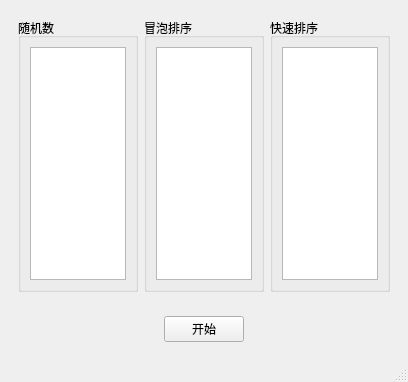
<?xml version="1.0" encoding="UTF-8"?>
<ui version="4.0">
 <class>MainWindow</class>
 <widget class="QMainWindow" name="MainWindow">
  <property name="geometry">
   <rect>
    <x>0</x>
    <y>0</y>
    <width>408</width>
    <height>382</height>
   </rect>
  </property>
  <property name="windowTitle">
   <string>MainWindow</string>
  </property>
  <widget class="QWidget" name="centralwidget">
   <layout class="QVBoxLayout" name="verticalLayout">
    <item>
     <widget class="QWidget" name="widget" native="true">
      <layout class="QHBoxLayout" name="horizontalLayout">
       <item>
        <widget class="QGroupBox" name="groupBox">
         <property name="title">
          <string>随机数</string>
         </property>
         <layout class="QVBoxLayout" name="verticalLayout_2">
          <item>
           <widget class="QListWidget" name="randList"/>
          </item>
         </layout>
        </widget>
       </item>
       <item>
        <widget class="QGroupBox" name="groupBox_2">
         <property name="title">
          <string>冒泡排序</string>
         </property>
         <layout class="QVBoxLayout" name="verticalLayout_3">
          <item>
           <widget class="QListWidget" name="bubbleList"/>
          </item>
         </layout>
        </widget>
       </item>
       <item>
        <widget class="QGroupBox" name="groupBox_3">
         <property name="title">
          <string>快速排序</string>
         </property>
         <layout class="QVBoxLayout" name="verticalLayout_4">
          <item>
           <widget class="QListWidget" name="quickList"/>
          </item>
         </layout>
        </widget>
       </item>
      </layout>
     </widget>
    </item>
    <item>
     <widget class="QWidget" name="widget_2" native="true">
      <layout class="QHBoxLayout" name="horizontalLayout_2">
       <item>
        <spacer name="horizontalSpacer">
         <property name="orientation">
          <enum>Qt::Horizontal</enum>
         </property>
         <property name="sizeHint" stdset="0">
          <size>
           <width>40</width>
           <height>20</height>
          </size>
         </property>
        </spacer>
       </item>
       <item>
        <widget class="QPushButton" name="start">
         <property name="text">
          <string>开始</string>
         </property>
        </widget>
       </item>
       <item>
        <spacer name="horizontalSpacer_2">
         <property name="orientation">
          <enum>Qt::Horizontal</enum>
         </property>
         <property name="sizeHint" stdset="0">
          <size>
           <width>40</width>
           <height>20</height>
          </size>
         </property>
        </spacer>
       </item>
      </layout>
     </widget>
    </item>
   </layout>
  </widget>
  <widget class="QMenuBar" name="menubar">
   <property name="geometry">
    <rect>
     <x>0</x>
     <y>0</y>
     <width>408</width>
     <height>23</height>
    </rect>
   </property>
  </widget>
  <widget class="QStatusBar" name="statusbar"/>
 </widget>
 <resources/>
 <connections/>
</ui>
